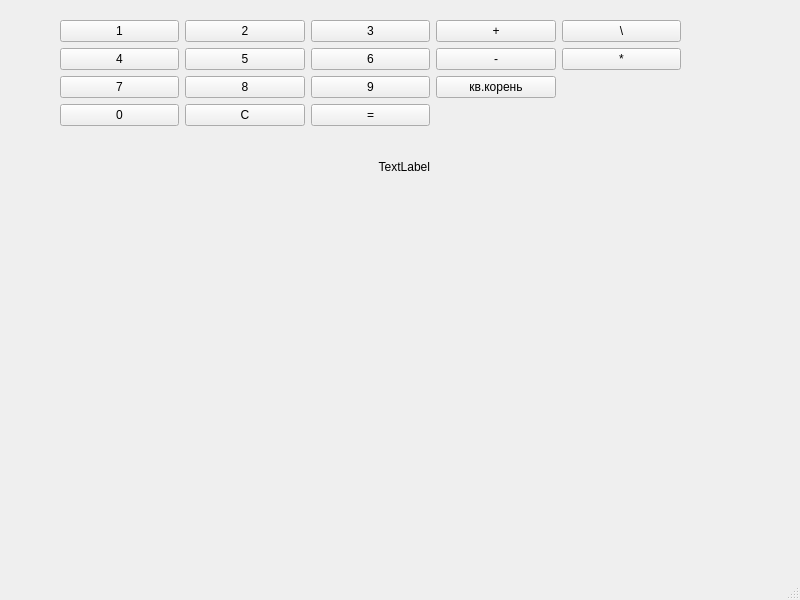
<?xml version="1.0" encoding="UTF-8"?>
<ui version="4.0">
 <class>MainWindow</class>
 <widget class="QMainWindow" name="MainWindow">
  <property name="geometry">
   <rect>
    <x>0</x>
    <y>0</y>
    <width>800</width>
    <height>600</height>
   </rect>
  </property>
  <property name="windowTitle">
   <string>MainWindow</string>
  </property>
  <widget class="QWidget" name="centralwidget">
   <widget class="QWidget" name="gridLayoutWidget">
    <property name="geometry">
     <rect>
      <x>60</x>
      <y>20</y>
      <width>621</width>
      <height>181</height>
     </rect>
    </property>
    <layout class="QGridLayout" name="gridLayout">
     <item row="1" column="0">
      <widget class="QPushButton" name="pushButton4">
       <property name="text">
        <string>4</string>
       </property>
      </widget>
     </item>
     <item row="0" column="1">
      <widget class="QPushButton" name="pushButton2">
       <property name="text">
        <string>2</string>
       </property>
      </widget>
     </item>
     <item row="1" column="5">
      <widget class="QPushButton" name="pushButton_umn">
       <property name="text">
        <string>*</string>
       </property>
      </widget>
     </item>
     <item row="1" column="1">
      <widget class="QPushButton" name="pushButton5">
       <property name="text">
        <string>5</string>
       </property>
      </widget>
     </item>
     <item row="0" column="5">
      <widget class="QPushButton" name="pushButton_del">
       <property name="text">
        <string>\</string>
       </property>
      </widget>
     </item>
     <item row="0" column="2">
      <widget class="QPushButton" name="pushButton3">
       <property name="text">
        <string>3</string>
       </property>
      </widget>
     </item>
     <item row="0" column="0">
      <widget class="QPushButton" name="pushButton1">
       <property name="text">
        <string>1</string>
       </property>
      </widget>
     </item>
     <item row="2" column="2">
      <widget class="QPushButton" name="pushButton9">
       <property name="text">
        <string>9</string>
       </property>
      </widget>
     </item>
     <item row="1" column="2">
      <widget class="QPushButton" name="pushButton6">
       <property name="text">
        <string>6</string>
       </property>
      </widget>
     </item>
     <item row="1" column="4">
      <widget class="QPushButton" name="pushButton_minus">
       <property name="text">
        <string>-</string>
       </property>
      </widget>
     </item>
     <item row="2" column="0">
      <widget class="QPushButton" name="pushButton7">
       <property name="text">
        <string>7</string>
       </property>
      </widget>
     </item>
     <item row="2" column="1">
      <widget class="QPushButton" name="pushButton8">
       <property name="text">
        <string>8</string>
       </property>
      </widget>
     </item>
     <item row="0" column="4">
      <widget class="QPushButton" name="pushButton_plus">
       <property name="text">
        <string>+</string>
       </property>
      </widget>
     </item>
     <item row="3" column="0">
      <widget class="QPushButton" name="pushButton0">
       <property name="text">
        <string>0</string>
       </property>
      </widget>
     </item>
     <item row="3" column="1">
      <widget class="QPushButton" name="pushButton_sbros">
       <property name="text">
        <string>C</string>
       </property>
      </widget>
     </item>
     <item row="3" column="2">
      <widget class="QPushButton" name="pushButton_ravno">
       <property name="text">
        <string>=</string>
       </property>
      </widget>
     </item>
     <item row="2" column="4">
      <widget class="QPushButton" name="pushButton_kor">
       <property name="text">
        <string>кв.корень</string>
       </property>
      </widget>
     </item>
     <item row="4" column="0" colspan="3">
      <widget class="QLabel" name="label">
       <property name="text">
        <string>TextLabel</string>
       </property>
       <property name="alignment">
        <set>Qt::AlignRight|Qt::AlignTrailing|Qt::AlignVCenter</set>
       </property>
      </widget>
     </item>
    </layout>
   </widget>
  </widget>
  <widget class="QMenuBar" name="menubar">
   <property name="geometry">
    <rect>
     <x>0</x>
     <y>0</y>
     <width>800</width>
     <height>21</height>
    </rect>
   </property>
  </widget>
  <widget class="QStatusBar" name="statusbar"/>
 </widget>
 <resources/>
 <connections/>
</ui>
